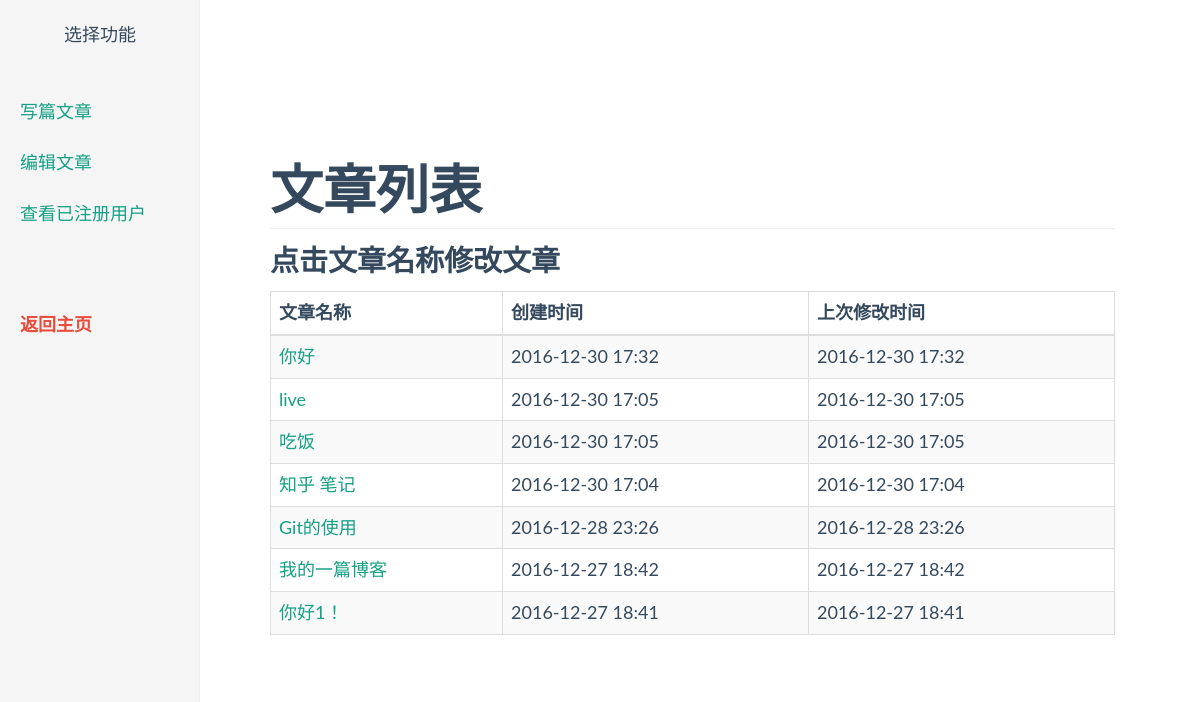
The page /article-list (signed in) on the database as committed earlier.
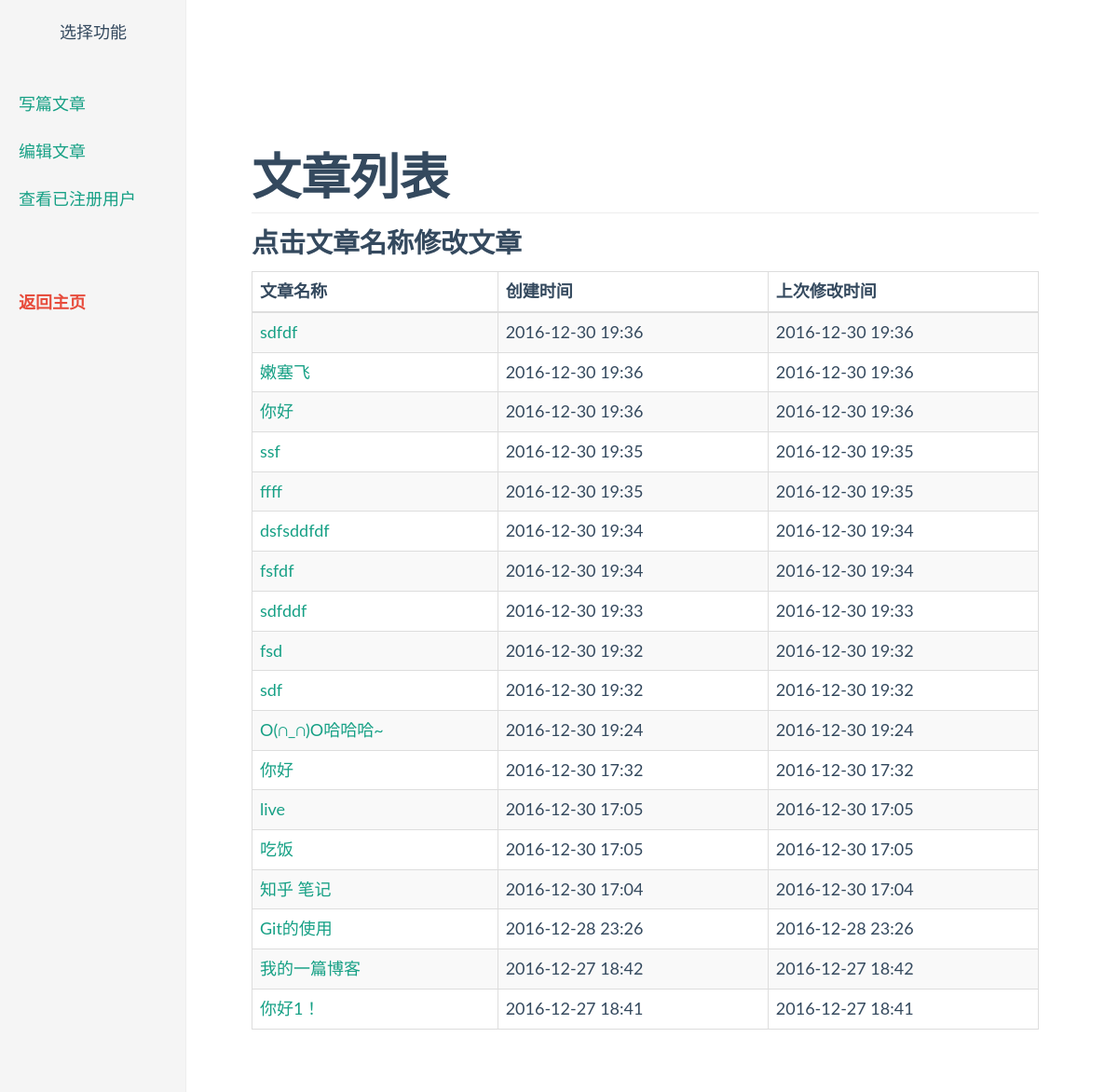
The same page on the database as committed later.
### app/models.py (models this page shows, shortened)
class Article(db.Model):
    __tablename__ = 'articles'
    id = db.Column(db.Integer, primary_key=True)
    heading = db.Column(db.Text)
    body = db.Column(db.Text)
    article_type = db.Column(db.Text)
    article_len = db.Column(db.Integer)
    permission = db.Column(db.String(64))
    timestamp = db.Column(db.String(64), index=True, default=datetime.now)
    edit_timestamp = db.Column(db.String(64), index=True, default=datetime.now)
    comments = db.relationship('Comment', backref='article', lazy='dynamic')
    reply_comments = db.relationship('ReplyComment', backref='article', lazy='dynamic')
    body_html = db.Column(db.Text)

### app/main/views.py (the view)
@main.route('/article-list', methods=['POST', 'GET'])
@login_required
def article_list():
    if current_user.role != "Admin":
        flash(u'您没有权限访问该页面！')
        return redirect(url_for('main.index'))
    posts = Article.query.order_by(Article.timestamp.desc())
    return render_template('article-list.html', posts=posts)

### app/models.py (called while the page is built)
@login_manager.user_loader
def load_user(user_id):
    return User.query.get(int(user_id))

### app/templates/article-list.html (shortened to what this page needs)
{% extends "base.html" %}
{% block head %}
    {{ super() }}
    <link rel="stylesheet" href="{{ url_for("static", filename="flat-ui.min.css") }}">
    <link rel="stylesheet" href="{{ url_for('static', filename='admin-nav.css') }}">
{% endblock %}
{% block page_content %}
    <div class="container-fluid">
    {% include "_admin-nav.html" %}
    <div class="col-sm-9 col-sm-offset-3 col-md-10 col-md-offset-2 main">
      <h2 class="sub-header">文章列表</h2>
      <h4>点击文章名称修改文章</h4>
       <div class="table-responsive">
          <table class="table table-striped table-bordered">
            <thead>
              <tr>
                <th>文章名称</th>
                <th>创建时间</th>
                <th>上次修改时间</th>
              </tr>
            </thead>
            <tbody>
              {% for post in posts %}
                <tr>
                  <td>
                    <a href="{{ url_for('main.edit_article', id=post.id) }}">{{ post.heading }}</a>
                  </td>
                  <td>{{ post.timestamp[0:16] }}</td>
                  <td>{{ post.edit_timestamp[0:16] }}</td>
                </tr>
              {% endfor %}
            </tbody>
          </table>
    </div>
    </div>
{% endblock %}

### app/templates/base.html (shortened to what this page needs)
{% extends "bootstrap/base.html" %}
{% block head %}
  {{ super() }}
  <link rel="stylesheet" href="{{ url_for('static', filename='style.css') }}">
  <link rel="stylesheet" href="{{ url_for('static', filename='zenburn.css') }}">
  <link rel="stylesheet" href="{{ url_for("static", filename="jqcloud.min.css") }}">
{% endblock %}
{% block content %}
<div class="container">
    {% block page_content %}{% endblock %}
{% endblock %}

### app/templates/_admin-nav.html (shortened to what this page needs)
<div class="row">
<div class="col-sm-3 col-md-2 sidebar">
  <ul class="nav nav-sidebar">
    <li><p>选择功能</p></li>
  </ul>
  <ul class="nav nav-sidebar">
    <li><a href="{{ url_for("main.write_article") }}">写篇文章</a></li>
    <li><a href="{{ url_for("main.article_list") }}">编辑文章</a></li>
    <li><a href="{{ url_for("main.all_user") }}">查看已注册用户</a></li>
  </ul>
  <ul class="nav nav-sidebar">
    <li><a href="{{ url_for("main.index") }}"><b><span class="text-danger">返回主页</span></b></a></li>
  </ul>
</div>
</div>

### app/static/style.css (style rules this page uses)
html { position: relative; min-height: 100%; }
body { margin-bottom: 60px; }
body > .container { padding: 60px 15px 0; }

### app/static/admin-nav.css (style rules this page uses)
body { padding-top: 50px; }
.sub-header { padding-bottom: 10px; border-bottom: 1px solid #eee; }
.sidebar { display: none; }
@media (min-width: 768px) { .sidebar { position: fixed; top: 0; bottom: 0; left: 0; display: block; padding: 20px; overflow-x: hidden; overflow-y: auto; background-color: #f5f5f5; border-right: 1px solid #eee; } }
.nav-sidebar { margin-right: -21px; margin-bottom: 20px; margin-left: -20px; }
.nav-sidebar > li > a { padding-right: 20px; padding-left: 20px; }
.nav-sidebar > li > p { text-align: center; font-size: large; font-family: "微软雅黑", sans-serif; }
.main { padding: 20px; }
@media (min-width: 768px) { .main { padding-right: 40px; padding-left: 40px; } }

Rows that differ between the two databases and show on the page:
added Article: heading "sdfdf", timestamp "2016-12-30 19:36", edit_timestamp "2016-12-30 19:36"
added Article: heading "嫩塞飞", timestamp "2016-12-30 19:36", edit_timestamp "2016-12-30 19:36"
added Article: heading "你好", timestamp "2016-12-30 19:36", edit_timestamp "2016-12-30 19:36"
added Article: heading "ssf", timestamp "2016-12-30 19:35", edit_timestamp "2016-12-30 19:35"
added Article: heading "ffff", timestamp "2016-12-30 19:35", edit_timestamp "2016-12-30 19:35"
added Article: heading "dsfsddfdf", timestamp "2016-12-30 19:34", edit_timestamp "2016-12-30 19:34"
added Article: heading "fsfdf", timestamp "2016-12-30 19:34", edit_timestamp "2016-12-30 19:34"
added Article: heading "sdfddf", timestamp "2016-12-30 19:33", edit_timestamp "2016-12-30 19:33"
added Article: heading "fsd", timestamp "2016-12-30 19:32", edit_timestamp "2016-12-30 19:32"
added Article: heading "sdf", timestamp "2016-12-30 19:32", edit_timestamp "2016-12-30 19:32"
added Article: heading "O(∩_∩)O哈哈哈~", timestamp "2016-12-30 19:24", edit_timestamp "2016-12-30 19:24"
